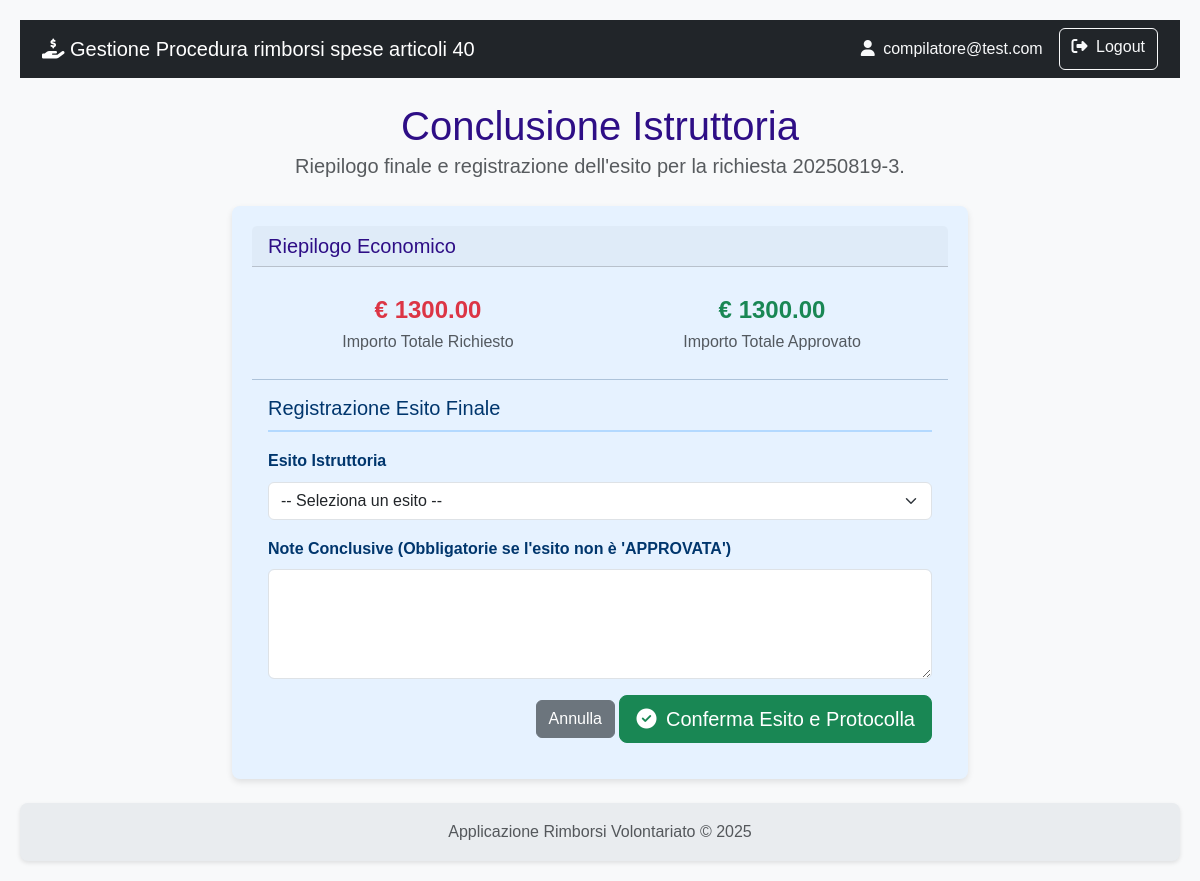
The page /istruttoria/3/controllo (signed in) on the database as committed earlier.
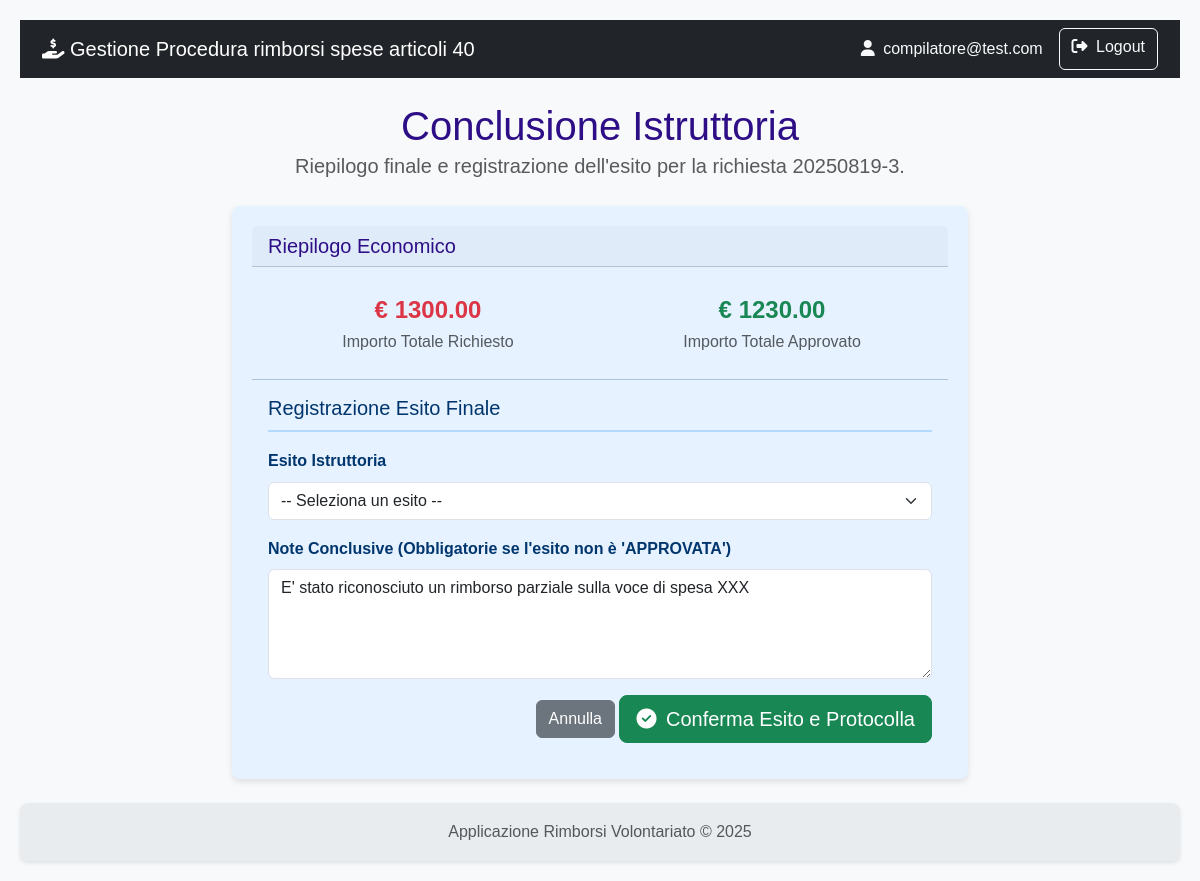
The same page on the database as committed later.
### rimborsi/models.py (models this page shows)
class Richiesta(db.Model):
    id = db.Column(db.Integer, primary_key=True)
    stato = db.Column(db.String(1), default='A', nullable=False)
    esito = db.Column(db.String(1))
    attivita_svolta = db.Column(db.Text)
    data_inizio_attivita = db.Column(db.Date)
    data_fine_attivita = db.Column(db.Date)
    numero_volontari_coinvolti = db.Column(db.Integer)
    data_creazione = db.Column(db.DateTime, default=datetime.utcnow)
    data_invio = db.Column(db.DateTime)
    protocollo_invio = db.Column(db.String(50), nullable=True)
    note_istruttoria = db.Column(db.Text, nullable=True)
    data_fine_istruttoria = db.Column(db.DateTime)
    protocollo_istruttoria = db.Column(db.String(50), nullable=True)
    evento_id = db.Column(db.Integer, db.ForeignKey('evento.id'), nullable=False)
    organizzazione_id = db.Column(db.Integer, db.ForeignKey('organizzazione.id'), nullable=False)
    impieghi = db.relationship('ImpiegoMezzoAttrezzatura', backref='richiesta', lazy=True, cascade="all, delete-orphan")
    spese = db.relationship('Spesa', backref='richiesta', lazy=True, cascade="all, delete-orphan")
    __table_args__ = (
        db.UniqueConstraint('protocollo_invio', name='uq_richiesta_protocollo_invio'),
        db.UniqueConstraint('protocollo_istruttoria', name='uq_richiesta_protocollo_istruttoria'),
    )

### rimborsi/istruttoria/routes.py (the view)
@istruttoria_bp.route('/<int:richiesta_id>/controllo')
@login_required
def controlla_istruttoria(richiesta_id):
    richiesta = Richiesta.query.get_or_404(richiesta_id)
    if not richiesta.spese:
        flash('Errore: Impossibile concludere un\'istruttoria senza spese.', 'danger')
        return redirect(url_for('istruttoria.dettaglio_istruttoria', richiesta_id=richiesta.id))
    totale_richiesto = sum(spesa.importo_richiesto for spesa in richiesta.spese)
    totale_approvato = sum(spesa.importo_approvato or 0 for spesa in richiesta.spese)
    return render_template('istruttoria/riepilogo_conclusione.html',
                           richiesta=richiesta,
                           totale_richiesto=totale_richiesto,
                           totale_approvato=totale_approvato)

### rimborsi/templates/istruttoria/riepilogo_conclusione.html (shortened to what this page needs)
{% extends 'base.html' %}
{% block content %}
    <div class="text-center mb-4">
        <h1 class="mb-0">Conclusione Istruttoria</h1>
        <p class="lead text-muted">Riepilogo finale e registrazione dell'esito per la richiesta <strong>{{ richiesta.protocollo_invio }}</strong>.</p>
    </div>
    <div class="row justify-content-center">
        <div class="col-lg-8">
            <div class="card shadow-sm">
                <div class="card-header">
                    <h5 class="mb-0">Riepilogo Economico</h5>
                </div>
                <div class="card-body">
                    <div class="row text-center">
                        <div class="col">
                            <div class="stat-box p-2">
                                <span class="fs-4 fw-bold text-danger">&euro; {{ "%.2f"|format(totale_richiesto) }}</span>
                                <br><span class="text-muted">Importo Totale Richiesto</span>
                            </div>
                        </div>
                        <div class="col">
                            <div class="stat-box p-2">
                                <span class="fs-4 fw-bold text-success">&euro; {{ "%.2f"|format(totale_approvato) }}</span>
                                <br><span class="text-muted">Importo Totale Approvato</span>
                            </div>
                        </div>
                    </div>
                </div>
                <hr class="my-0">
                <div class="card-body">
                    <h5 class="card-title mb-3">Registrazione Esito Finale</h5>
                    <form action="{{ url_for('istruttoria.concludi_istruttoria', richiesta_id=richiesta.id) }}" method="POST">
                        <div class="mb-3">
                            <label for="esito" class="form-label fw-bold">Esito Istruttoria</label>
                            <select name="esito" id="esito" class="form-select" required>
                                <option value="" disabled selected>-- Seleziona un esito --</option>
                            </select>
                        </div>
                        <div class="mb-3">
                            <label for="note_istruttoria" class="form-label fw-bold">Note Conclusive (Obbligatorie se l'esito non è 'APPROVATA')</label>
                            <textarea name="note_istruttoria" id="note_istruttoria" class="form-control" rows="4">{{ richiesta.note_istruttoria or '' }}</textarea>
                        </div>
                        <div class="text-end">
                            <a href="{{ url_for('istruttoria.dettaglio_istruttoria', richiesta_id=richiesta.id) }}" class="btn btn-secondary">Annulla</a>
                            <button type="submit" class="btn btn-success btn-lg" onclick="return confirm('Sei sicuro di voler concludere e protocollare l\'istruttoria? L\'azione è irreversibile.');">
                                <i class="fas fa-check-circle me-1"></i> Conferma Esito e Protocolla
                            </button>
                        </div>
                    </form>
                </div>
            </div>
        </div>
    </div>
{% endblock %}

Rows that differ between the two databases and show on the page:
changed Richiesta: note_istruttoria (not shown) → "E' stato riconosciuto un rimborso parziale sulla voce di spesa XXX"
Other text that changed with them:
{{ "%.2f"|format(totale_approvato) }}: "1300.00" → "1230.00"
